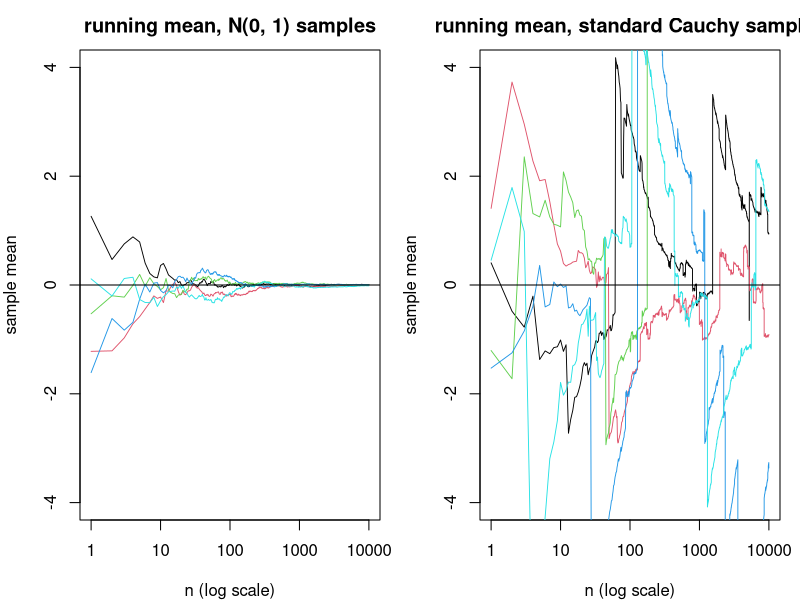

This figure's R source:
# Running means for N(0,1) samples converge to 0; for standard Cauchy samples they do not.
set.seed(0)
n_max <- 10000
paths <- 5
n <- 1:n_max
samplers <- list("N(0, 1)" = rnorm, "standard Cauchy" = rcauchy)

op <- par(mfrow = c(1, 2), mar = c(4, 4, 2.5, 1))
for (name in names(samplers)) {
  means <- sapply(1:paths, function(i) cumsum(samplers[[name]](n_max)) / n)
  matplot(n, means, type = "l", lty = 1, lwd = 0.9, log = "x", ylim = c(-4, 4),
          xlab = "n (log scale)", ylab = "sample mean",
          main = paste0("running mean, ", name, " samples"))
  abline(h = 0)
}
par(op)
